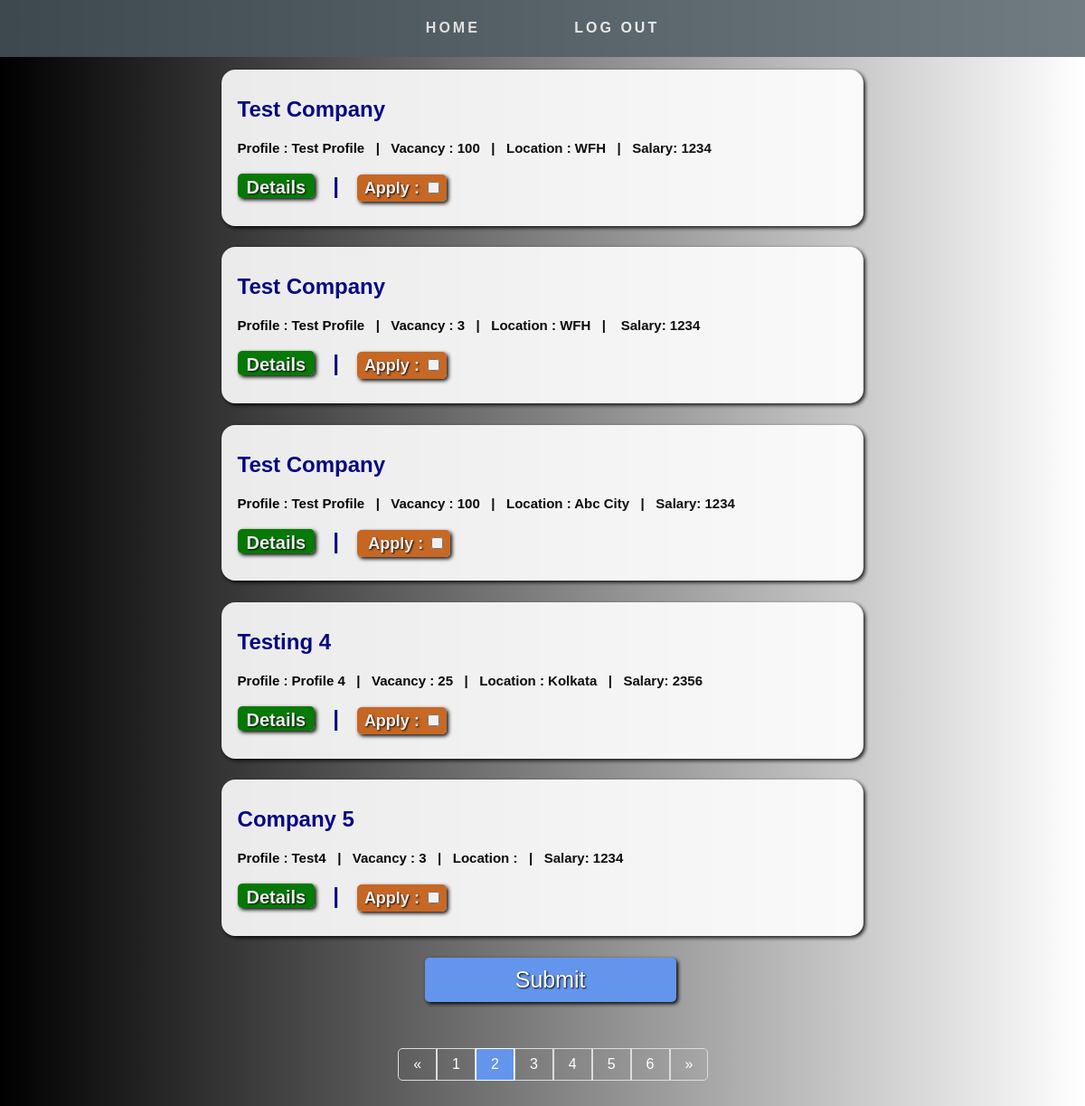
The page /job/ (signed in) on the database its author committed.
### job/models.py (models this page shows)
class Job(models.Model):
    company= models.CharField(max_length = 255, null =True)
    profile = models.CharField(max_length=255, null=True)
    vacancy = models.CharField(max_length = 255, null =True)
    location= models.CharField(max_length=255, null=True)
    salary =   models.CharField(max_length=255, null=True)

### job/views.py (the view)
# urls.py: path('', views.job, name= "job"),
def job(request):
    if request.user.is_authenticated:
        obj1 = Job.objects.get(id=1)
        obj2 = Job.objects.get(id=2)
        obj3 = Job.objects.get(id=3)
        obj4 = Job.objects.get(id=4)
        obj5 = Job.objects.get(id=5)
        if request.method == "POST":
            form = CheckBoxForm(request.POST)
            if form.is_valid():
                checkbox = form.save(commit=False)
                checkbox.user = request.user
                checkbox.save()
                return redirect('/register/thankyou')
        else:
            form = CheckBoxForm()
            context = {"form": form,
                       "company1": obj1.company,
                       "profile1": obj1.profile,
                       "vacancy1": obj1.vacancy,
                       "location1": obj1.location,
                       "salary1": obj1.salary,
                       "company2": obj2.company,
                       "profile2": obj2.profile,
                       "vacancy2": obj2.vacancy,
                       "location2": obj2.location,
                       "salary2": obj2.salary,
                       "company3": obj3.company,
                       "profile3": obj3.profile,
                       "vacancy3": obj3.vacancy,
                       "location3": obj3.location,
                       "salary3": obj3.salary,
                       "company4": obj4.company,
                       "profile4": obj4.profile,
                       "vacancy4": obj4.vacancy,
                       "location4": obj4.location,
                       "salary4": obj4.salary,
                       "company5": obj5.company,
                       "profile5": obj5.profile,
                       "vacancy5": obj5.vacancy,
                       "location5": obj5.location,
                       "salary5": obj5.salary,
                       }
            return render(request, "testing.html", context)
    else:
        return render(request, 'pleaselogin.html')

### job/forms.py
class CheckBoxForm(forms.ModelForm):
    class Meta:
        model = CheckBox
        exclude = ["user",  ]

### job/templates/testing.html (shortened to what this page needs)
<html>
<head>
</head>
<body>
<div id ="navbar">
        <div class="container red topBotomBordersOut">
  <a  href="https://www.profcess.com/">HOME</a>
  {% if user.is_authenticated %}
  <a   href="{% url 'logout' %}">LOG OUT</a>
  {% else %}
  <a   href="{% url 'login' %}">LOG IN</a>
  <a  href="{% url 'register' %}">SIGN UP</a>
  {% endif %}
</div>
</div>
<form method="post" action ="." nonvalidate >
<div class= "block">
    <h2>{{ company1 }}</h2>
        <h4> Profile : {{ profile1 }} &nbsp;&nbsp;|&nbsp;&nbsp;   Vacancy : {{ vacancy1 }}  &nbsp;&nbsp;|&nbsp;&nbsp;  Location : {{ location1 }} &nbsp;&nbsp;|&nbsp;&nbsp;    Salary: {{ salary1 }}
        </h4>
    <h2><a href = "#"  class="mybtn"><span class ="moredetails">Details</span></a>&nbsp;&nbsp; | &nbsp;
        <span  class ="apply">Apply : {{ form.choice1 }}</span></h2>
</div>
<div class= "block">
    <h2>{{ company2 }}
     </h2>
    <h4> Profile : {{ profile2 }} &nbsp;&nbsp;|&nbsp;&nbsp;   Vacancy : {{ vacancy2 }}   &nbsp;&nbsp;|&nbsp;&nbsp;  Location : {{ location2 }} &nbsp;&nbsp;|&nbsp; &nbsp;   Salary: {{ salary2 }}    </h4>
    <h2><a class="mybtn" href = "#" ><span class ="moredetails">Details</span></a>&nbsp;&nbsp; | &nbsp; <span class ="apply">Apply : {{ form.choice2 }}</span></h2>
</div>
    <div class= "block">
    <h2>{{ company3 }}</h2>
        <h4> Profile : {{ profile3 }} &nbsp;&nbsp;|&nbsp;&nbsp;   Vacancy : {{ vacancy3 }}   &nbsp;&nbsp;|&nbsp;&nbsp;  Location : {{ location3 }} &nbsp;&nbsp;|&nbsp;&nbsp;    Salary: {{ salary3 }}     </h4>
        <h2> <a class ="mybtn" href = "#" ><span class ="moredetails">Details</span></a>&nbsp;&nbsp; | &nbsp;&nbsp;<span class ="apply"> Apply : {{ form.choice3 }}</span> </h2>
    </div>
<div class= "block">
    <h2>{{ company4 }} </h2>
    <h4> Profile : {{ profile4 }} &nbsp;&nbsp;|&nbsp;&nbsp;   Vacancy : {{ vacancy4 }}  &nbsp;&nbsp;|&nbsp;&nbsp;  Location : {{ location4 }} &nbsp;&nbsp;|&nbsp;&nbsp;    Salary: {{ salary4 }}    </h4>
    <h2><a class="mybtn" href = "#" ><span class ="moredetails">Details</span></a>&nbsp;&nbsp; | &nbsp;&nbsp;<span class ="apply">Apply : {{ form.choice4 }}</span></h2>
</div>
<div class= "block">
    <h2>{{ company5 }}</h2>
    <h4> Profile : {{ profile5 }} &nbsp;&nbsp;|&nbsp;&nbsp;   Vacancy : {{ vacancy5 }}   &nbsp;&nbsp;|&nbsp;&nbsp;  Location : {{ loaction5 }} &nbsp;&nbsp;|&nbsp;&nbsp;    Salary: {{ salary5 }}     </h4>
    <h2> <a class="mybtn" href = "#" ><span class ="moredetails">Details</span></a>&nbsp;&nbsp; | &nbsp;&nbsp;<span class ="apply">Apply : {{ form.choice5 }}</span></h2>
</div>
    <button id = "submit" type="submit">
	<span class="text">Submit</span></button>
</form>
<div class="pagination">
  <a href="#">&laquo;</a>
  <a href="#">1</a>
  <a class="active" href="#">2</a>
  <a href="#">3</a>
  <a href="#">4</a>
  <a href="#">5</a>
  <a href="#">6</a>
  <a href="#">&raquo;</a>
</div>
</body>
</html>

### job/templates/testing.html (style rules this page uses)
body { font-family: sans-serif; background: linear-gradient(to right, black, transparent),url(https://images.pexels.com/photos/1226402/pexels-photo-1226402.jpeg?auto=compress&cs=tinysrgb&dpr=2&h=650&w=940) center center no-repeat; background-attachment: fixed; background-size: cover; }
#navbar { background:#4e5a63; margin:-10px; padding-top:2%; padding-bottom:2%; text-align:center; opacity:0.8; }
#navbar a { color:white; font-weight:600; letter-spacing:3px; text-decoration:none; margin-left:50px; margin-right:50px; }
.block { padding:10px; margin-left:20%; margin-right:20%; margin-top:2%; padding-left:1.5%; background-color:white; border-radius:15px; box-shadow:2px 2px 4px black; opacity:0.9; }
.mybtn { background-color:green; text-decoration:none; box-shadow: 2px 2px 4px black; border-radius:5px; margin-left:0%; text-align:right; }
.moredetails { text-decoration:none; color:white; padding:10px; font-size: 20px; text-shadow: 1px 1px 2px black; }
h4 { font-size: 15px; }
.apply { margin-left:0%; background-color:chocolate; color: white; padding-left:8px; padding-right:5px; padding-top:5px; padding-bottom:5px; font-size: 18px; text-shadow: 1px 1px 2px black; box-shadow:2px 2px 4px black; border-radius:5px; }
h2 { color:darkblue; }
#submit { background-color: cornflowerblue; color: white; border:none; box-shadow:2px 2px 4px black; cursor: pointer; font-size:25px; font-weight: 700px; padding:10px; text-shadow: 1px 1px 2px black; padding-left:100px; padding-right:100px; margin-left:39%; margin-top:2%; margin-bottom:3%; border-radius:5px; }
.pagination { display: inline-block; margin-left:36.5%; margin-bottom:2%; }
.pagination a { color: white; float: left; padding: 8px 16px; text-decoration: none; border: 1px solid #ddd; }
.pagination a.active { background-color: cornflowerblue; color: white; border: 1px solid white; }
.pagination a:first-child { border-top-left-radius: 5px; border-bottom-left-radius: 5px; }
.pagination a:last-child { border-top-right-radius: 5px; border-bottom-right-radius: 5px; }

### rows shown on the page
Job: company "Test Company", profile "Test Profile", vacancy "100", location "WFH", salary "1234"
Job: company "Test Company", profile "Test Profile", location "WFH", salary "1234"
Job: company "Test Company", profile "Test Profile", vacancy "100", location "Abc City", salary "1234"
Job: company "Testing 4", profile "Profile 4", vacancy "25", location "Kolkata", salary "2356"
Job: company "Company 5", profile "Test4", salary "1234"

### other values the page prints
{{ vacancy2 }} "3"
{{ vacancy5 }} "3"
